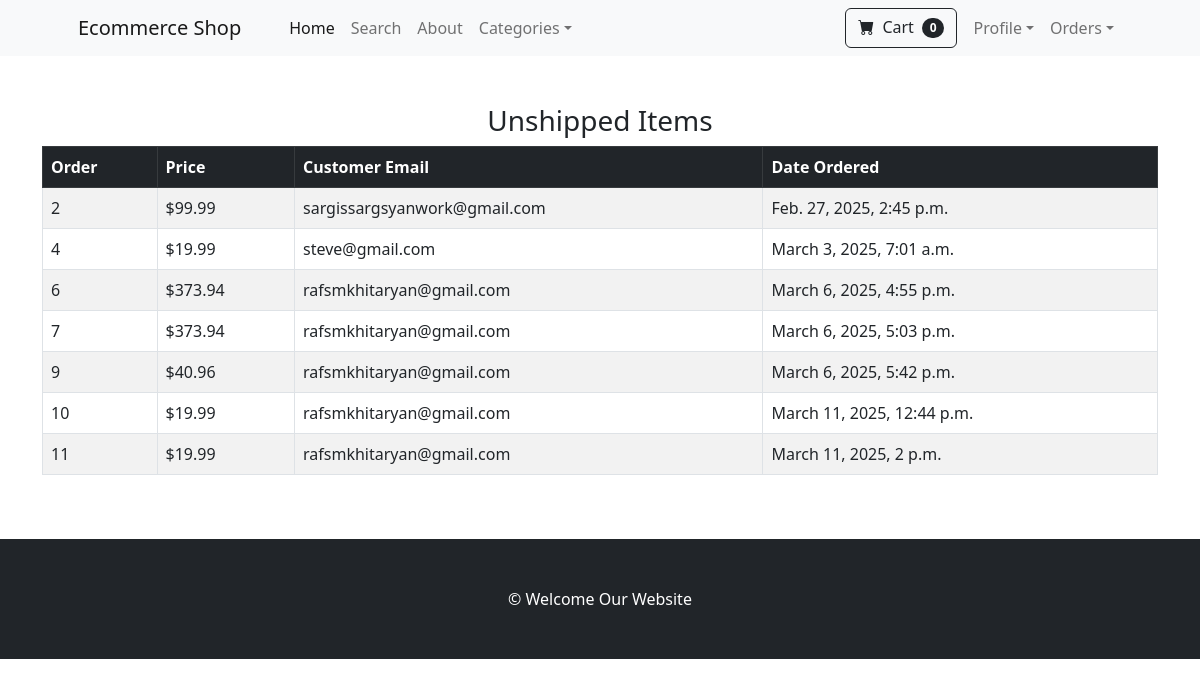
Page /payment/not_shipped_dash (signed in) on the committed database.
### payment/models.py (models this page shows, shortened)
class Order(models.Model):
    user = models.ForeignKey(User, on_delete=models.CASCADE, null=True, blank=True)
    full_name = models.CharField(max_length=200)
    email = models.CharField(max_length=200)
    shipping_address = models.TextField(max_length=10000)
    amount_paid = models.DecimalField(max_digits=10, decimal_places=2)
    date_ordered = models.DateTimeField(auto_now_add=True)
    shipped = models.BooleanField(default=False)
    date_shipped = models.DateTimeField(null=True, blank=True)

### payment/views.py (the view)
# urls.py: path("not_shipped_dash", views.not_shipped_dash, name="not_shipped_dash"),
def not_shipped_dash(request):
    if request.user.is_authenticated and request.user.is_superuser:
        orders = Order.objects.filter(shipped=False)
        return render(request, "payment/not_shipped_dash.html", {"orders": orders})
    else:
        messages.error(request, "Access Denied!")
        return redirect('home')

### cart/cart.py (called while the page is built)
    def __len__(self):
        return len(self.cart)

### cart/context_processors.py (called while the page is built)
def cart(request):
    return {'cart': Cart(request)}

### payment/templates/payment/not_shipped_dash.html
{% extends 'base.html'%}
{% block content %}
<div class="container">
    <div class="row">
        <center>
            <div class="col - 8">
                <br/><br/>
                <h3>Unshipped Items</h3>
                <table class="table table-striped table-hover table-bordered">
                    <thead class="table-dark">
                    <tr>
                        <th scope="col">Order</th>
                        <th scope="col">Price</th>
                        <th scope="col">Customer Email</th>
                        <th scope="col">Date Ordered</th>
                    </tr>
                    </thead>
                    <tbody>
                    {% for item in orders %}
                    <tr>
                        <td>{{ item.id }}</td>
                        <td>${{ item.amount_paid }}</td>
                        <td>{{ item.email }}</td>
                        <td>{{ item.date_ordered }}</td>
                    </tr>
                    {% endfor %}
                    </tbody>
                </table>
            </div>
        </center>
    </div>
</div>
<br><br>
{% endblock %}

### rows in the picture
Order: id "2", amount_paid "99.99", email "sargissargsyanwork@gmail.com", date_ordered "Feb. 27, 2025, 2:45 p.m."
Order: id "4", amount_paid "19.99", email "steve@gmail.com", date_ordered "March 3, 2025, 7:01 a.m."
Order: id "6", amount_paid "373.94", email "rafsmkhitaryan@gmail.com", date_ordered "March 6, 2025, 4:55 p.m."
Order: id "7", amount_paid "373.94", email "rafsmkhitaryan@gmail.com", date_ordered "March 6, 2025, 5:03 p.m."
Order: id "9", amount_paid "40.96", email "rafsmkhitaryan@gmail.com", date_ordered "March 6, 2025, 5:42 p.m."
Order: id "10", amount_paid "19.99", email "rafsmkhitaryan@gmail.com", date_ordered "March 11, 2025, 12:44 p.m."
Order: id "11", amount_paid "19.99", email "rafsmkhitaryan@gmail.com", date_ordered "March 11, 2025, 2 p.m."

### other values in the picture
{{ cart|length }} "0"
